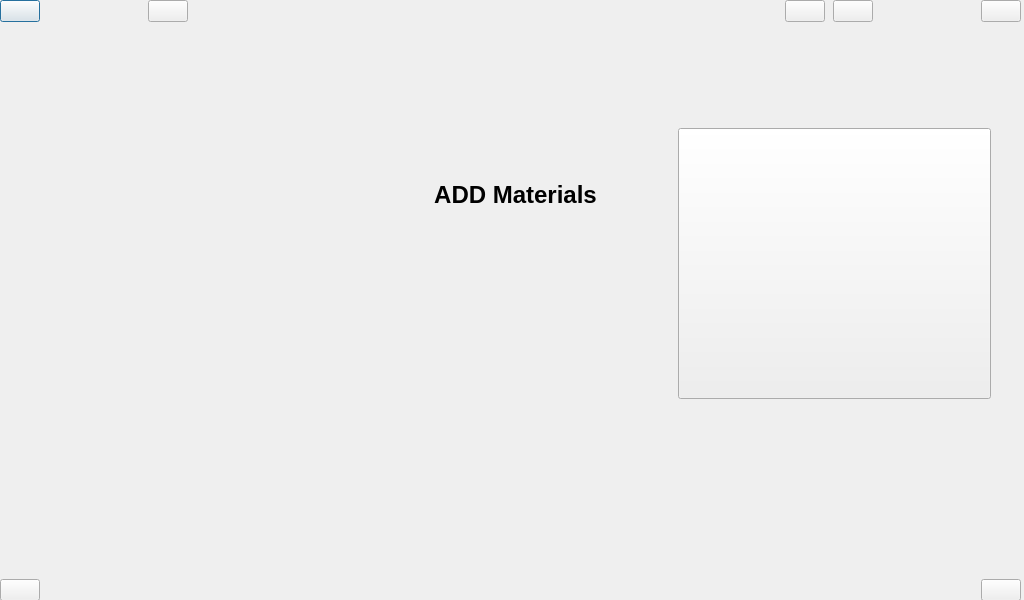
<?xml version="1.0" encoding="UTF-8"?>
<ui version="4.0">
 <class>preprocess</class>
 <widget class="QDialog" name="preprocess">
  <property name="geometry">
   <rect>
    <x>0</x>
    <y>0</y>
    <width>1024</width>
    <height>600</height>
   </rect>
  </property>
  <property name="windowTitle">
   <string>Dialog</string>
  </property>
  <widget class="QWidget" name="CentralWidget" native="true">
   <property name="geometry">
    <rect>
     <x>0</x>
     <y>0</y>
     <width>1024</width>
     <height>600</height>
    </rect>
   </property>
   <widget class="QWidget" name="layoutWidget">
    <property name="geometry">
     <rect>
      <x>0</x>
      <y>0</y>
      <width>1021</width>
      <height>601</height>
     </rect>
    </property>
    <layout class="QVBoxLayout" name="verticalLayout_2" stretch="0,0,0">
     <property name="sizeConstraint">
      <enum>QLayout::SetDefaultConstraint</enum>
     </property>
     <item>
      <layout class="QVBoxLayout" name="verticalLayout">
       <item>
        <layout class="QHBoxLayout" name="horizontalLayout" stretch="0,0,0,1,0,0,0,0">
         <property name="spacing">
          <number>8</number>
         </property>
         <item>
          <widget class="QPushButton" name="top_back_btn">
           <property name="styleSheet">
            <string notr="true"/>
           </property>
           <property name="text">
            <string/>
           </property>
          </widget>
         </item>
         <item>
          <spacer name="horizontalSpacer">
           <property name="orientation">
            <enum>Qt::Horizontal</enum>
           </property>
           <property name="sizeHint" stdset="0">
            <size>
             <width>100</width>
             <height>20</height>
            </size>
           </property>
          </spacer>
         </item>
         <item>
          <widget class="QPushButton" name="bluetooth_btn">
           <property name="styleSheet">
            <string notr="true"/>
           </property>
           <property name="text">
            <string/>
           </property>
          </widget>
         </item>
         <item>
          <widget class="QLabel" name="Logo">
           <property name="sizePolicy">
            <sizepolicy hsizetype="Preferred" vsizetype="Preferred">
             <horstretch>0</horstretch>
             <verstretch>0</verstretch>
            </sizepolicy>
           </property>
           <property name="text">
            <string/>
           </property>
           <property name="scaledContents">
            <bool>true</bool>
           </property>
           <property name="alignment">
            <set>Qt::AlignBottom|Qt::AlignLeading|Qt::AlignLeft</set>
           </property>
          </widget>
         </item>
         <item>
          <widget class="QPushButton" name="top_info_btn">
           <property name="styleSheet">
            <string notr="true"/>
           </property>
           <property name="text">
            <string/>
           </property>
          </widget>
         </item>
         <item>
          <widget class="QPushButton" name="top_settings_btn">
           <property name="styleSheet">
            <string notr="true"/>
           </property>
           <property name="text">
            <string/>
           </property>
          </widget>
         </item>
         <item>
          <spacer name="horizontalSpacer_2">
           <property name="orientation">
            <enum>Qt::Horizontal</enum>
           </property>
           <property name="sizeHint" stdset="0">
            <size>
             <width>100</width>
             <height>20</height>
            </size>
           </property>
          </spacer>
         </item>
         <item>
          <widget class="QPushButton" name="top_home_btn">
           <property name="styleSheet">
            <string notr="true"/>
           </property>
           <property name="text">
            <string/>
           </property>
          </widget>
         </item>
        </layout>
       </item>
      </layout>
     </item>
     <item>
      <widget class="QStackedWidget" name="stackedWidget">
       <property name="currentIndex">
        <number>4</number>
       </property>
       <widget class="QWidget" name="profile_menu">
        <widget class="QWidget" name="layoutWidget_5">
         <property name="geometry">
          <rect>
           <x>110</x>
           <y>50</y>
           <width>791</width>
           <height>321</height>
          </rect>
         </property>
         <layout class="QHBoxLayout" name="horizontalLayout_7">
          <property name="spacing">
           <number>0</number>
          </property>
          <item>
           <layout class="QVBoxLayout" name="verticalLayout_8" stretch="1,0">
            <item>
             <widget class="QPushButton" name="menu3_left_btn">
              <property name="sizePolicy">
               <sizepolicy hsizetype="Preferred" vsizetype="Preferred">
                <horstretch>150</horstretch>
                <verstretch>0</verstretch>
               </sizepolicy>
              </property>
              <property name="styleSheet">
               <string notr="true"/>
              </property>
              <property name="text">
               <string/>
              </property>
             </widget>
            </item>
            <item>
             <widget class="QLabel" name="menu3_label_left">
              <property name="font">
               <font>
                <pointsize>18</pointsize>
                <italic>true</italic>
                <bold>true</bold>
               </font>
              </property>
              <property name="text">
               <string>SELECT FILE</string>
              </property>
              <property name="alignment">
               <set>Qt::AlignHCenter|Qt::AlignTop</set>
              </property>
             </widget>
            </item>
           </layout>
          </item>
          <item>
           <layout class="QVBoxLayout" name="verticalLayout_9" stretch="1,0">
            <item>
             <widget class="QPushButton" name="menu3_right_btn">
              <property name="sizePolicy">
               <sizepolicy hsizetype="Preferred" vsizetype="Preferred">
                <horstretch>150</horstretch>
                <verstretch>0</verstretch>
               </sizepolicy>
              </property>
              <property name="styleSheet">
               <string notr="true"/>
              </property>
              <property name="text">
               <string/>
              </property>
             </widget>
            </item>
            <item>
             <widget class="QLabel" name="menu3_label_right">
              <property name="sizePolicy">
               <sizepolicy hsizetype="Minimum" vsizetype="Preferred">
                <horstretch>0</horstretch>
                <verstretch>0</verstretch>
               </sizepolicy>
              </property>
              <property name="font">
               <font>
                <pointsize>18</pointsize>
                <italic>true</italic>
                <bold>true</bold>
               </font>
              </property>
              <property name="text">
               <string>COSTUME PART</string>
              </property>
              <property name="alignment">
               <set>Qt::AlignHCenter|Qt::AlignTop</set>
              </property>
             </widget>
            </item>
           </layout>
          </item>
         </layout>
        </widget>
       </widget>
       <widget class="QWidget" name="STL_menu">
        <widget class="QWidget" name="layoutWidget_6">
         <property name="geometry">
          <rect>
           <x>50</x>
           <y>60</y>
           <width>911</width>
           <height>421</height>
          </rect>
         </property>
         <layout class="QVBoxLayout" name="verticalLayout_4">
          <item>
           <layout class="QHBoxLayout" name="horizontalLayout_5" stretch="1,0,0">
            <item>
             <widget class="QComboBox" name="stl_list_bar"/>
            </item>
            <item>
             <widget class="QPushButton" name="edit_btn">
              <property name="text">
               <string/>
              </property>
             </widget>
            </item>
            <item>
             <widget class="QPushButton" name="clear_btn">
              <property name="text">
               <string/>
              </property>
             </widget>
            </item>
           </layout>
          </item>
          <item>
           <layout class="QHBoxLayout" name="horizontalLayout_8">
            <property name="spacing">
             <number>0</number>
            </property>
            <item>
             <widget class="QLabel" name="preview_logo">
              <property name="text">
               <string>TextLabel</string>
              </property>
             </widget>
            </item>
            <item>
             <layout class="QGridLayout" name="gridLayout_2">
              <item row="0" column="0">
               <widget class="QLabel" name="label_6">
                <property name="font">
                 <font>
                  <pointsize>20</pointsize>
                  <bold>true</bold>
                 </font>
                </property>
                <property name="text">
                 <string>Name:</string>
                </property>
                <property name="alignment">
                 <set>Qt::AlignBottom|Qt::AlignHCenter</set>
                </property>
               </widget>
              </item>
              <item row="1" column="1">
               <widget class="QLabel" name="label_9">
                <property name="font">
                 <font>
                  <pointsize>12</pointsize>
                 </font>
                </property>
                <property name="text">
                 <string>Volume in cm^3</string>
                </property>
                <property name="alignment">
                 <set>Qt::AlignLeading|Qt::AlignLeft|Qt::AlignTop</set>
                </property>
               </widget>
              </item>
              <item row="1" column="0">
               <widget class="QLabel" name="label_8">
                <property name="font">
                 <font>
                  <pointsize>20</pointsize>
                  <bold>true</bold>
                 </font>
                </property>
                <property name="text">
                 <string>Volume</string>
                </property>
                <property name="alignment">
                 <set>Qt::AlignHCenter|Qt::AlignTop</set>
                </property>
               </widget>
              </item>
              <item row="0" column="1">
               <widget class="QLabel" name="label_7">
                <property name="font">
                 <font>
                  <pointsize>12</pointsize>
                 </font>
                </property>
                <property name="text">
                 <string>Name Profile</string>
                </property>
                <property name="alignment">
                 <set>Qt::AlignBottom|Qt::AlignLeading|Qt::AlignLeft</set>
                </property>
               </widget>
              </item>
             </layout>
            </item>
            <item>
             <widget class="QPushButton" name="pushButton">
              <property name="sizePolicy">
               <sizepolicy hsizetype="Minimum" vsizetype="Preferred">
                <horstretch>0</horstretch>
                <verstretch>0</verstretch>
               </sizepolicy>
              </property>
              <property name="text">
               <string/>
              </property>
             </widget>
            </item>
           </layout>
          </item>
         </layout>
        </widget>
       </widget>
       <widget class="QWidget" name="New_profile_menu">
        <widget class="QWidget" name="">
         <property name="geometry">
          <rect>
           <x>170</x>
           <y>100</y>
           <width>661</width>
           <height>271</height>
          </rect>
         </property>
         <layout class="QHBoxLayout" name="horizontalLayout_3" stretch="1,2">
          <item>
           <widget class="QLabel" name="custom_menu_left_img">
            <property name="text">
             <string>TextLabel</string>
            </property>
           </widget>
          </item>
          <item>
           <layout class="QVBoxLayout" name="verticalLayout_5">
            <item>
             <layout class="QGridLayout" name="gridLayout" columnstretch="1,1">
              <item row="0" column="1">
               <widget class="QLineEdit" name="custom_menu_name_box"/>
              </item>
              <item row="0" column="0">
               <widget class="QLabel" name="custom_menu_name_label">
                <property name="font">
                 <font>
                  <pointsize>18</pointsize>
                  <bold>true</bold>
                 </font>
                </property>
                <property name="text">
                 <string>NAME:</string>
                </property>
                <property name="alignment">
                 <set>Qt::AlignCenter</set>
                </property>
               </widget>
              </item>
              <item row="1" column="1">
               <widget class="QLineEdit" name="custom_menu_volume_box"/>
              </item>
              <item row="1" column="0">
               <widget class="QLabel" name="custom_menu_volume_label">
                <property name="font">
                 <font>
                  <pointsize>18</pointsize>
                  <bold>true</bold>
                 </font>
                </property>
                <property name="text">
                 <string>VOLUME:</string>
                </property>
                <property name="alignment">
                 <set>Qt::AlignCenter</set>
                </property>
               </widget>
              </item>
             </layout>
            </item>
            <item>
             <layout class="QVBoxLayout" name="verticalLayout_3" stretch="0,0">
              <item>
               <widget class="QPushButton" name="custom_menu_add_btn">
                <property name="sizePolicy">
                 <sizepolicy hsizetype="Minimum" vsizetype="Preferred">
                  <horstretch>0</horstretch>
                  <verstretch>0</verstretch>
                 </sizepolicy>
                </property>
                <property name="text">
                 <string/>
                </property>
               </widget>
              </item>
              <item>
               <widget class="QLabel" name="custom_menu_add_label">
                <property name="font">
                 <font>
                  <pointsize>14</pointsize>
                  <bold>true</bold>
                 </font>
                </property>
                <property name="text">
                 <string>ADD PART</string>
                </property>
                <property name="alignment">
                 <set>Qt::AlignCenter</set>
                </property>
               </widget>
              </item>
             </layout>
            </item>
           </layout>
          </item>
         </layout>
        </widget>
       </widget>
       <widget class="QWidget" name="choose_material_menu">
        <widget class="QWidget" name="">
         <property name="geometry">
          <rect>
           <x>100</x>
           <y>50</y>
           <width>791</width>
           <height>361</height>
          </rect>
         </property>
         <layout class="QVBoxLayout" name="verticalLayout_15" stretch="0,1">
          <item>
           <widget class="QLabel" name="chooseMaterial_label">
            <property name="font">
             <font>
              <pointsize>18</pointsize>
              <bold>true</bold>
             </font>
            </property>
            <property name="text">
             <string>CHOOSE MATERIAL</string>
            </property>
            <property name="textFormat">
             <enum>Qt::PlainText</enum>
            </property>
            <property name="alignment">
             <set>Qt::AlignCenter</set>
            </property>
           </widget>
          </item>
          <item>
           <layout class="QHBoxLayout" name="horizontalLayout_11" stretch="1,1">
            <item>
             <layout class="QVBoxLayout" name="verticalLayout_13">
              <item>
               <widget class="QPushButton" name="chooseMaterial_menu_left_btn">
                <property name="sizePolicy">
                 <sizepolicy hsizetype="Minimum" vsizetype="Expanding">
                  <horstretch>0</horstretch>
                  <verstretch>0</verstretch>
                 </sizepolicy>
                </property>
                <property name="text">
                 <string/>
                </property>
               </widget>
              </item>
              <item>
               <widget class="QLabel" name="chooseMaterial_menu_left_label">
                <property name="font">
                 <font>
                  <pointsize>18</pointsize>
                  <bold>true</bold>
                 </font>
                </property>
                <property name="text">
                 <string>ALUMINUM</string>
                </property>
                <property name="alignment">
                 <set>Qt::AlignCenter</set>
                </property>
               </widget>
              </item>
             </layout>
            </item>
            <item>
             <layout class="QVBoxLayout" name="verticalLayout_14" stretch="1,0">
              <item>
               <widget class="QPushButton" name="chooseMaterial_menu_right_btn">
                <property name="sizePolicy">
                 <sizepolicy hsizetype="Minimum" vsizetype="Preferred">
                  <horstretch>0</horstretch>
                  <verstretch>0</verstretch>
                 </sizepolicy>
                </property>
                <property name="text">
                 <string/>
                </property>
               </widget>
              </item>
              <item>
               <widget class="QLabel" name="chooseMaterial_menu_right_label">
                <property name="font">
                 <font>
                  <pointsize>18</pointsize>
                  <bold>true</bold>
                 </font>
                </property>
                <property name="text">
                 <string>ZINC-ALUMINUM</string>
                </property>
                <property name="alignment">
                 <set>Qt::AlignCenter</set>
                </property>
               </widget>
              </item>
             </layout>
            </item>
           </layout>
          </item>
         </layout>
        </widget>
       </widget>
       <widget class="QWidget" name="material_addition_menu">
        <widget class="QWidget" name="">
         <property name="geometry">
          <rect>
           <x>40</x>
           <y>100</y>
           <width>951</width>
           <height>271</height>
          </rect>
         </property>
         <layout class="QHBoxLayout" name="horizontalLayout_12">
          <item>
           <widget class="QLabel" name="material_addition_left_img">
            <property name="text">
             <string/>
            </property>
           </widget>
          </item>
          <item>
           <layout class="QVBoxLayout" name="verticalLayout_16">
            <item>
             <widget class="QLabel" name="material_addition_middle_up_label">
              <property name="font">
               <font>
                <pointsize>18</pointsize>
                <bold>true</bold>
               </font>
              </property>
              <property name="text">
               <string>ADD Materials</string>
              </property>
              <property name="alignment">
               <set>Qt::AlignCenter</set>
              </property>
             </widget>
            </item>
            <item>
             <widget class="QLabel" name="material_addition_middle_down_label">
              <property name="font">
               <font>
                <pointsize>16</pointsize>
                <italic>false</italic>
                <bold>false</bold>
               </font>
              </property>
              <property name="text">
               <string/>
              </property>
              <property name="alignment">
               <set>Qt::AlignCenter</set>
              </property>
             </widget>
            </item>
           </layout>
          </item>
          <item>
           <widget class="QPushButton" name="material_addition_continue_btn">
            <property name="sizePolicy">
             <sizepolicy hsizetype="Minimum" vsizetype="Preferred">
              <horstretch>0</horstretch>
              <verstretch>0</verstretch>
             </sizepolicy>
            </property>
            <property name="text">
             <string/>
            </property>
           </widget>
          </item>
         </layout>
        </widget>
       </widget>
      </widget>
     </item>
     <item>
      <layout class="QHBoxLayout" name="horizontalLayout_2">
       <item>
        <widget class="QPushButton" name="bottom_icon_left">
         <property name="styleSheet">
          <string notr="true"/>
         </property>
         <property name="text">
          <string/>
         </property>
        </widget>
       </item>
       <item>
        <spacer name="horizontalSpacer_5">
         <property name="orientation">
          <enum>Qt::Horizontal</enum>
         </property>
         <property name="sizeType">
          <enum>QSizePolicy::Expanding</enum>
         </property>
         <property name="sizeHint" stdset="0">
          <size>
           <width>1000</width>
           <height>20</height>
          </size>
         </property>
        </spacer>
       </item>
       <item>
        <widget class="QPushButton" name="bottom_icon_right">
         <property name="styleSheet">
          <string notr="true"/>
         </property>
         <property name="text">
          <string/>
         </property>
        </widget>
       </item>
      </layout>
     </item>
    </layout>
   </widget>
  </widget>
 </widget>
 <resources/>
 <connections/>
</ui>
